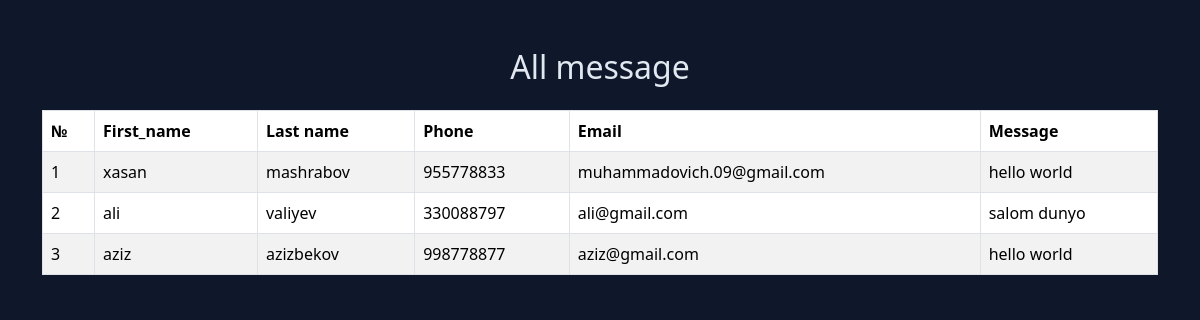
Screenshot of /message/ with the database file from the repository.
### main/models.py (models this page shows)
class Contact(models.Model):
    first_name = models.CharField(max_length=100)
    last_name = models.CharField(max_length=100)
    phone = models.CharField(max_length=20)
    email = models.EmailField()
    message = models.TextField()

### main/views.py (the view)
# urls.py: path('message/', MessageView, name='message'),
def MessageView(request):
    contacts = Contact.objects.all()
    return render(request, 'message.html', {'contacts': contacts})

### templates/message.html (shortened to what this page needs)
{%load static %}
<!DOCTYPE html>
<html>
<head>
    <link href="https://cdn.jsdelivr.net/npm/bootstrap@5.3.7/dist/css/bootstrap.min.css" rel="stylesheet">
    <link rel="stylesheet" href="{% static 'css/style.css' %}">
</head>
<body>
<div class="container mt-5">
    <h2 class="mb-4 text-center">
        All message
    </h2>
    <table class="table table-bordered table-striped">
        <thead>
            <tr>
                <th>№</th>
                <th>First_name</th>
                <th>Last name</th>
                <th>Phone</th>
                <th>Email</th>
                <th>Message</th>
            </tr>
        </thead>
        <tbody>
            {% for contact in contacts %}
            <tr>
                <td>{{ forloop.counter }}</td>
                <td>{{ contact.first_name }}</td>
                <td>{{ contact.last_name }}</td>
                <td>{{ contact.phone }}</td>
                <td>{{ contact.email }}</td>
                <td>{{ contact.message }}</td>
            </tr>
            {% endfor %}
        </tbody>
    </table>
</div>
</body>
</html>

### static/css/style.css (style rules this page uses)
body { background: #0f172a; color: #e2e8f0; }

### rows the page displays
Contact: first_name "xasan", last_name "mashrabov", phone "955778833", email "muhammadovich.09@gmail.com", message "hello world"
Contact: first_name "ali", last_name "valiyev", phone "330088797", email "ali@gmail.com", message "salom dunyo"
Contact: first_name "aziz", last_name "azizbekov", phone "998778877", email "aziz@gmail.com", message "hello world"
